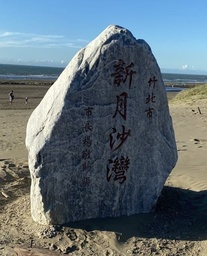
#> input picture Crescent_Bay.jpg, 207 x 256 px, shrunk from 507 x 627 before the run
$ python image_enhancement.py
#> lines starting #> are read from the running program, lines starting #| are printed output that depends on the picture
from PIL import Image, ImageDraw

# 取得座標(x, y)附近的像素值
def getpixel(image, x, y):
    pixel_list = []

    # 取得3*3的像素值
    for i in range(-1, 2):
        for j in range(-1, 2):
            pixel = image.getpixel((x + j ,y + i))
            pixel_list.append(pixel)

    return(pixel_list)

# 調整像素值大小(像素值要在灰階影像的範圍)
def regulate_pixel(pixel):
    if pixel > 255:
        pixel = 255
    elif pixel < 0:
        pixel = 0

    return pixel

# 將灰階圖片做二階微分
def Laplacian_Mask(GrayImage):
    width, height = GrayImage.size
    LaplacianImage = Image.new(GrayImage.mode, (width, height) , (0))
    draw = ImageDraw.Draw(LaplacianImage)

    # Laplacian Mask
    Mask = [-1, -1, -1,
            -1, 8, -1,
            -1, -1, -1]

    for x in range(1, width - 1):
        for y in range(1, height - 1):
            new_pixel = 0
            pixel_list = getpixel(GrayImage, x, y)              # 取得灰階圖片中座標(x,y)附近的像素值

            # 取得經過Laplacian Mask(做二階微分)後的像素值
            for index in range(len(pixel_list)):
                new_pixel = new_pixel + (pixel_list[index] * Mask[index])

            new_pixel = regulate_pixel(new_pixel)               # 調整像素值大小
            draw.point((x, y), fill = (new_pixel))              # 將像素值填進新圖中

    return LaplacianImage

# 將灰階圖片加上LaplacianImage
def SharpenNoise(GrayImage, LaplacianImage):
    width, height = GrayImage.size
    SharpenNoiseImage = Image.new(GrayImage.mode, (width, height), (0))
    draw = ImageDraw.Draw(SharpenNoiseImage)

    for x in range(0, width):
        for y in range(0, height):
            new_pixel = 0
            new_pixel = GrayImage.getpixel((x, y)) + LaplacianImage.getpixel((x, y))        # 將兩者的像素值相加
            new_pixel = regulate_pixel(new_pixel)               # 調整像素值大小
            draw.point((x, y), fill = (new_pixel))              # 將像素值填進新圖中

    return SharpenNoiseImage

# 將灰階圖片做一階微分
def Sobel_Mask(GrayImage):
    width, height = GrayImage.size
    SobelImage = Image.new(GrayImage.mode, (width, height), (0))
    draw = ImageDraw.Draw(SobelImage)

    # Sobel Mask(x_Mask和y_Mask)
    x_Mask = [-1, 0, 1,
              -2, 0, 2,
              -1, 0, 1]
    y_Mask = [-1, -2, -1,
               0, 0, 0,
               1, 2, 1]

    for x in range(1, width - 1):
        for y in range(1, height - 1):
            new_x_pixel = 0
            new_y_pixel = 0
            pixel_list = getpixel(GrayImage, x, y)              # 取得灰階圖片中座標(x,y)附近的像素值

            # 取得經過Sobel Mask(做一階微分)後的像素值
            for index in range(len(pixel_list)):
                new_x_pixel = new_x_pixel + (pixel_list[index] * x_Mask[index])
                new_y_pixel = new_y_pixel + (pixel_list[index] * y_Mask[index])

            new_pixel = abs(new_x_pixel) + abs(new_y_pixel)     # 將兩個新的像素值取絕對值後再相加
            new_pixel = regulate_pixel(new_pixel)               # 調整像素值大小
            draw.point((x, y), fill = (new_pixel))              # 將像素值填進新圖中

    return SobelImage

# 將SobelImage做模糊(去雜訊)
def Blur(SobelImage):
    width, height = SobelImage.size
    BlurImage = Image.new(SobelImage.mode, (width, height), (0))
    draw = ImageDraw.Draw(BlurImage)

    for x in range(1, width - 1):
        for y in range(1, height - 1):
            new_pixel = 0
            pixel_list = getpixel(SobelImage, x, y)             # 取得SobelImage中座標(x,y)附近的像素值

            for index in range(len(pixel_list)):
                new_pixel = new_pixel + pixel_list[index]

            new_pixel = new_pixel / 9
            new_pixel = int(regulate_pixel(new_pixel))          # 調整像素值大小
            draw.point((x, y), fill = (new_pixel))              # 將像素值填進新圖中

    return BlurImage

# 將BlurImage正規化到0.0~1.0，乘上LaplacianImage
def Normalization(BlurImage, LaplacianImage):
    width, height = BlurImage.size
    NormalizationImage = Image.new(BlurImage.mode, (width, height), (0))
    draw = ImageDraw.Draw(NormalizationImage)

    for x in range(0, width):
        for y in range(0, height):
            new_pixel = 0
            new_pixel = (BlurImage.getpixel((x, y)) / 255) * LaplacianImage.getpixel((x,y))     # 將BlurImage正規化到0.0~1.0，乘上LaplacianImage
            new_pixel = regulate_pixel(new_pixel)               # 調整像素值大小
            draw.point((x, y), fill = (int(new_pixel)))         # 將像素值填進新圖中

    return NormalizationImage

# 將NormalizationImage加上灰階圖片
def Sharpen(GrayImage, NormalizationImage):
    width, height = GrayImage.size
    SharpenImage = Image.new(GrayImage.mode, (width, height), (0))
    draw = ImageDraw.Draw(SharpenImage)

    for x in range(0, width):
        for y in range(0, height):
            new_pixel = GrayImage.getpixel((x, y)) + NormalizationImage.getpixel((x, y))        # 將兩者的像素值相加
            new_pixel = regulate_pixel(new_pixel)               # 調整像素值大小
            draw.point((x, y), fill = (int(new_pixel)))         # 將像素值填進新圖中

    return SharpenImage

# 將銳化後的圖調高1.1倍的亮度
def Increase_Brightness(SharpenImage):
    width, height = SharpenImage.size
    SharpenBrightnessImage = Image.new(SharpenImage.mode, (width, height), (0))
    draw = ImageDraw.Draw(SharpenBrightnessImage)

    for x in range(0, width):
        for y in range(0, height):
            new_pixel = SharpenImage.getpixel((x, y)) * 1.1     # 將像素值調高1.1倍的亮度
            new_pixel = regulate_pixel(new_pixel)               # 調整像素值大小
            draw.point((x, y), fill = (int(new_pixel)))         # 將像素值填進新圖中

    return SharpenBrightnessImage

def main():
    OriginalImage = Image.open('Crescent_Bay.jpg')              # 載入原圖
#> OriginalImage is the input picture: PIL image 207x256 RGB; mean R, G, B 96.5, 110.7, 118.9

    # 創建灰階的圖
    GrayImage = OriginalImage.convert('L')                      # 轉成灰階圖片(轉換公式: L = R * 299/1000 + G * 587/1000+ B * 114/1000)
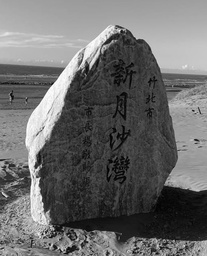
#> GrayImage: PIL image 207x256 L; min 0, max 254, mean 107.4
    GrayImage.save( "GrayImage.jpg" )

    # 創建二階微分後的圖
    LaplacianImage = Laplacian_Mask(GrayImage)                  # 將灰階圖片做二階微分
#> in Laplacian_Mask, `LaplacianImage = Image.new(GrayImage.mode, (width, height) , (0))`: LaplacianImage: PIL image 207x256 L; every value is 0
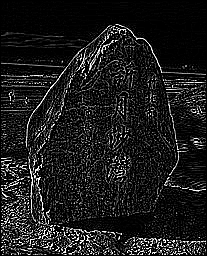
#> LaplacianImage: PIL image 207x256 L; min 0, max 255, mean 28.4
    LaplacianImage.save( "LaplacianImage.jpg" )

    # 創建有雜訊的銳化圖片
    SharpenNoiseImage = SharpenNoise(GrayImage, LaplacianImage) # 將灰階圖片加上LaplacianImage
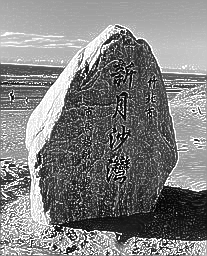
#> SharpenNoiseImage: PIL image 207x256 L; min 0, max 255, mean 128.2
    SharpenNoiseImage.save( "SharpenNoiseImage.jpg" )

    # 創建一階微分後的圖
    SobelImage = Sobel_Mask(GrayImage)                          # 將灰階圖片做一階微分
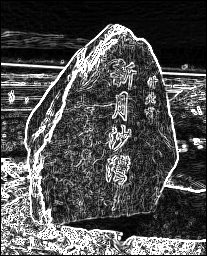
#> SobelImage: PIL image 207x256 L; min 0, max 255, mean 78.9
    SobelImage.save( "SobelImage.jpg" )

    # 創建模糊後的圖
    BlurImage = Blur(SobelImage)                                # 將SobelImage做模糊(去雜訊)
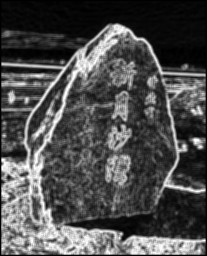
#> BlurImage: PIL image 207x256 L; min 0, max 255, mean 78
    BlurImage.save( "BlurImage.jpg" )

    # 創建正規化後的圖
    NormalizationImage = Normalization(BlurImage, LaplacianImage)       # 將BlurImage正規化到0.0~1.0，乘上LaplacianImage
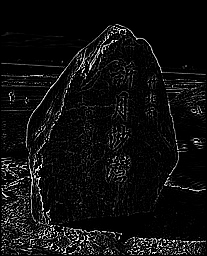
#> NormalizationImage: PIL image 207x256 L; min 0, max 255, mean 14.7
    NormalizationImage.save( "NormalizationImage.jpg" )

    # 創建銳化後的圖
    SharpenImage = Sharpen(GrayImage, NormalizationImage)       # 將NormalizationImage加上灰階圖片
    SharpenImage.save( "SharpenImage.jpg" )

    # 創建1.1倍亮度的銳化圖
    SharpenBrightnessImage = Increase_Brightness(SharpenImage)          # 將SharpenImage調高的1.1倍亮度
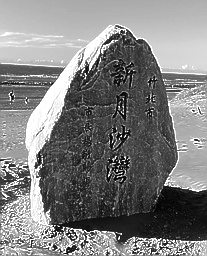
#> SharpenBrightnessImage: PIL image 207x256 L; min 0, max 255, mean 127.8
    SharpenBrightnessImage.save( "SharpenBrightnessImage.jpg" )


if __name__ == '__main__':
    main()
